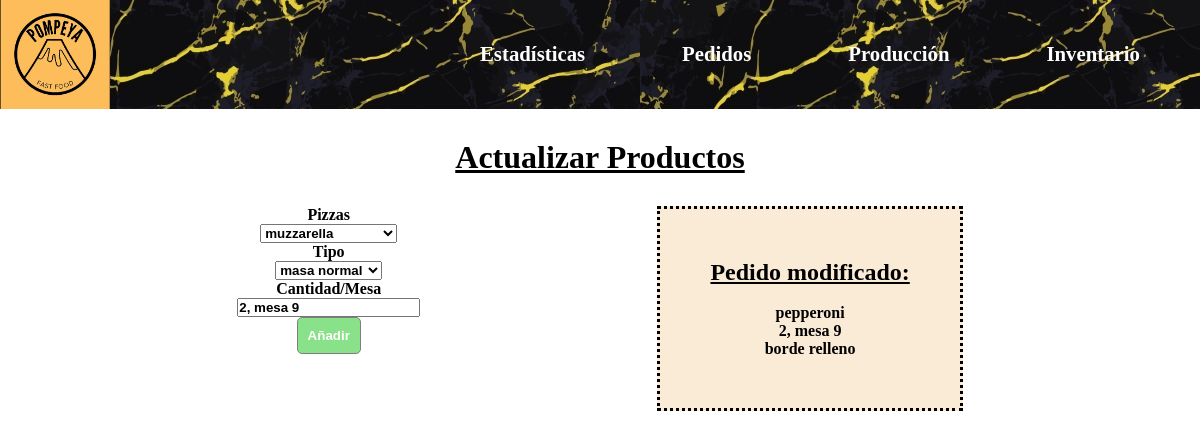
Page /pizzasA/1 on the committed database.
### test.py (models this page shows)
class Pizzas(db.Model):
	id = db.Column(db.Integer,primary_key=True)
	pizzas = db.Column(db.String(220),unique=False,nullable=False)
	agregados4 = db.Column(db.String(220),unique=False,nullable=False)
	cantidadyMesa4 = db.Column(db.String(220),unique=False,nullable=True)

### test.py (the view)
@app.route("/pizzasA/<int:id>",methods=["POST","GET"])
def pizzasA(id):
	product_to_update = Pizzas.query.get_or_404(id)
	form = pizzasForm()
	if request.method == "POST":
		product_to_update.pizzas = request.form["pizzas"]
		product_to_update.cantidadyMesa4 = request.form["cantidadyMesa4"]
		product_to_update.agregados4 = request.form["agregados4"]
		try:
			db.session.commit()
			return redirect(url_for("produccion"))
		except:
			print("Algo ha salido mal...")
	else:
		return render_template("pizzasA.html",product_to_update=product_to_update,form=form)
	return render_template("pizzasA.html",product_to_update=product_to_update,form=form)

### test.py
class pizzasForm(FlaskForm):
	pizzas = SelectField("Pizzas", choices=[('muzzarella', 'muzzarella'), ('pepperoni', 'pepperoni'),('margarita', 'margarita'),('pepperoni', 'pepperoni'),('pollo con katupiry', 'pollo con katupiry')],validators=[DataRequired(),Length(min=2,max=220)])
	agregados4 = SelectField("Tipo", choices=[('masa normal', 'masa normal'), ('borde relleno', 'borde relleno')],validators=[DataRequired(),Length(min=2,max=220)])
	cantidadyMesa4 = StringField(label="Cantidad/Mesa")
	añadir = SubmitField()

### templates/pizzasA.html (shortened to what this page needs)
{% extends "base.html" %}
{% block content %}
<h1>Actualizar Productos</h1>
<div class="update-container">
    <div class="update-form">
        <form action="/pizzasA/{{ product_to_update.id }}" method="POST">
            {{ form.pizzas.label() }}<br>
            {{ form.pizzas() }}<br>
            {{ form.agregados4.label() }}<br>
            {{ form.agregados4() }}<br>
            {{ form.cantidadyMesa4.label() }}<br>
            {{ form.cantidadyMesa4(value=product_to_update.cantidadyMesa4) }}<br>
            {{ form.añadir() }}<br>
        </form>
    </div>
    <div class="pedido-actual">
        <h2>Pedido modificado:</h2><br>
        <p>{{ product_to_update.pizzas }}</p>
        <p>{{ product_to_update.cantidadyMesa4 }}</p>
        <p>{{ product_to_update.agregados4 }}</p>
    </div>
</div>
{% endblock %}

### static/css/styles.css (style rules this page uses)
* { margin: 0; padding: 0; box-sizing: border-box; font-weight: bolder; }
h1 { text-align: center; margin-bottom: 30px; margin-top: 30px; text-decoration: underline ; }
#añadir { background-color: rgb(22, 196, 22); opacity: .5; color: white; border: 1px solid black; border-radius: 5px; padding: 10px; }
.update-form { display: flex; justify-content: center; text-align: center; }
.update-container { display: flex; justify-content: space-evenly; }
.pedido-actual { display: flex; flex-direction: column; justify-content: space-evenly; align-items: center; background-color:antiquewhite; padding: 50px; border-style: dotted; }
.pedido-actual h2 { text-decoration: underline; }

### rows in the picture
Pizzas: pizzas "muzzarella", agregados4 "masa normal", cantidadyMesa4 "2, mesa 9", pizzas "pepperoni", agregados4 "borde relleno"
